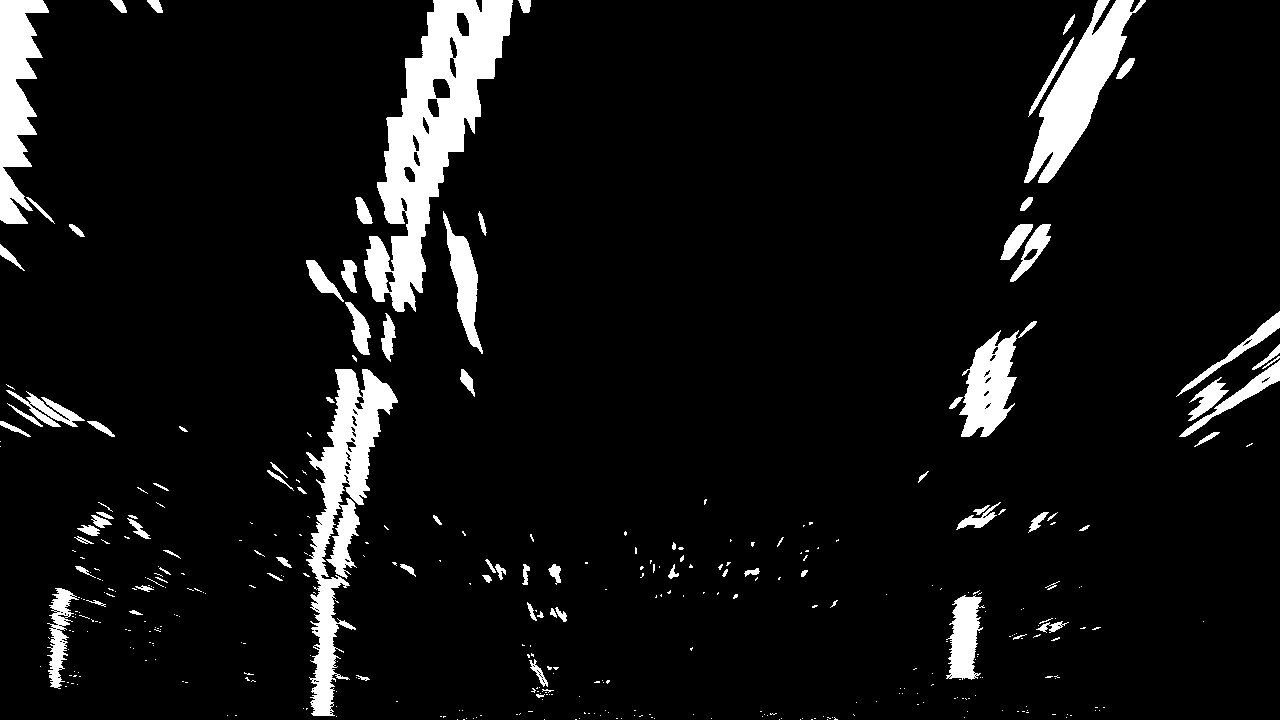
#> input picture samples/roads/warped-road.jpg, 1280 x 720 px
$ python 001_lane_detection_histogram.py
#> lines starting #> are read from the running program, lines starting #| are printed output that depends on the picture
# Inspired by Self-Driving-Car Nano Degree from Udacity

# Note that following is done for an image which has already gone through Calibration, Threholding and
# Perspective Tranformation Steps

import os

import matplotlib.image as mpimg
import matplotlib.pyplot as plt
import numpy as np

# Read in an image and grayscale it
image_path = os.path.join(os.getcwd(), "../../samples/roads/warped-road.jpg")

if not os.path.exists(image_path):
    print("Image does not exist!")
    exit()

image = mpimg.imread(image_path)
#> image is the input picture: shape (720, 1280); min 0, max 255, mean 18.5


def hist(img):
    # Grab only the bottom half of the image
    # Lane lines are likely to be mostly vertical nearest to the car
    bottom_half = img[img.shape[0] // 2:, :]
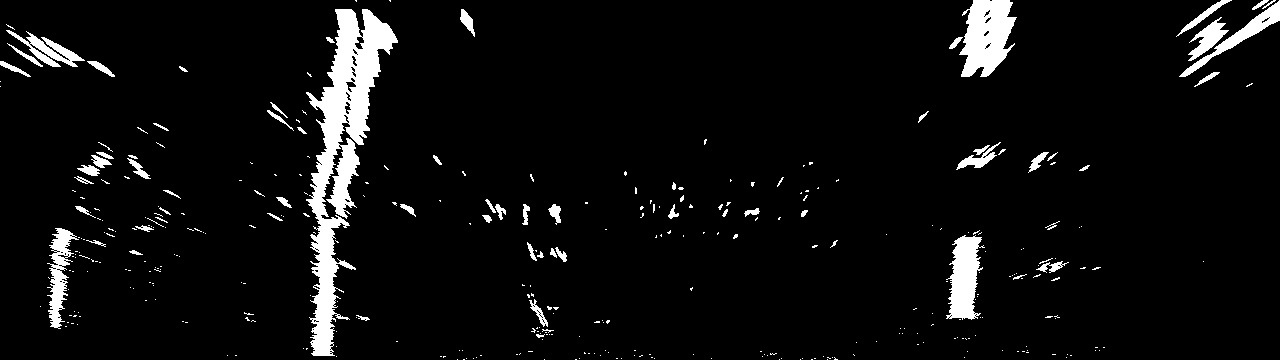
#> bottom_half: shape (360, 1280); min 0, max 255, mean 14.4

    # Sum across image pixels vertically - make sure to set an `axis`
    # i.e. the highest areas of vertical lines should be larger values
    histogram = np.sum(bottom_half, axis=0)
#> histogram = 1280 values, max 62445 at index 327, min 0 at index 208, mean 5170.2

    return histogram


# Create histogram of image binary activations
histogram = hist(image)

# Visualize the resulting histogram
plt.plot(histogram)
plt.show()
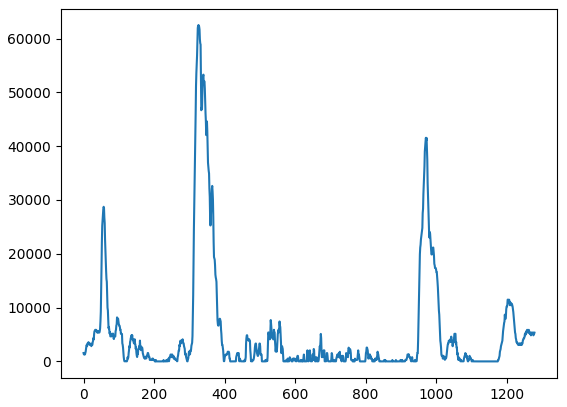
#> figure drawn by matplotlib, 1 panel; curve peaks at x = 327, y = 62445
